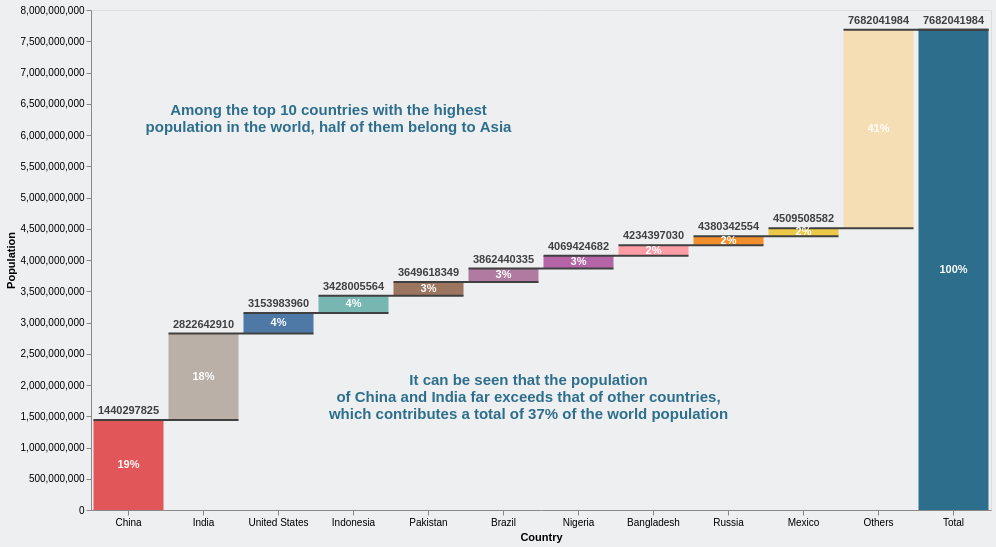

Here is the Vega-Lite specification saved for this chart:
### Vega-Lite specification from a JSON file in a GitHub repository (floating-point values rounded to 4 significant figures)
{"$schema": "https://vega.github.io/schema/vega-lite/v5.json", "data": {"values": [{"label": "China", "amount": 1440297825, "percentage": 0.1875, "continent": "Asia"}, {"label": "India", "amount": 1382345085, "percentage": 0.1799, "continent": "Asia"}, {"label": "United States", "amount": 331341050, "percentage": 0.04313, "continent": "North America"}, {"label": "Indonesia", "amount": 274021604, "percentage": 0.03567, "continent": "Asia"}, {"label": "Pakistan", "amount": 221612785, "percentage": 0.02885, "continent": "Asia"}, {"label": "Brazil", "amount": 212821986, "percentage": 0.0277, "continent": "South America"}, {"label": "Nigeria", "amount": 206984347, "percentage": 0.02694, "continent": "Africa"}, {"label": "Bangladesh", "amount": 164972348, "percentage": 0.02148, "continent": "Asia"}, {"label": "Russia", "amount": 145945524, "percentage": 0.019, "continent": "Europe"}, {"label": "Mexico", "amount": 129166028, "percentage": 0.01681, "continent": "North America"}, {"label": "Others", "amount": 3172533402, "percentage": 0.413, "continent": "All"}, {"label": "Total", "amount": 0, "percentage": 1.0, "continent": "None"}]}, "width": 900, "height": 500, "transform": [{"window": [{"op": "sum", "field": "amount", "as": "sum"}]}, {"window": [{"op": "lead", "field": "label", "as": "lead"}]}, {"calculate": "datum.lead === null ? datum.label : datum.lead", "as": "lead"}, {"calculate": "datum.label === 'Total' ? 0 : datum.sum - datum.amount", "as": "previous_sum"}, {"calculate": "datum.label === 'Total' ? datum.sum : datum.amount", "as": "amount"}, {"calculate": "(datum.label !== 'Total' && datum.amount > 0 ? '+' : '') + datum.amount", "as": "text_amount"}, {"calculate": "(datum.sum + datum.previous_sum) / 2", "as": "center"}, {"calculate": "datum.sum < datum.previous_sum ? datum.sum : ''", "as": "sum_dec"}, {"calculate": "datum.sum > datum.previous_sum ? datum.sum : ''", "as": "sum_inc"}], "encoding": {"x": {"field": "label", "type": "ordinal", "sort": null, "axis": {"labelAngle": 0, "title": "Country"}}}, "layer": [{"params": [{"name": "hover", "select": {"type": "point", "on": "mouseover"}}], "mark": {"type": "bar", "size": 70}, "encoding": {"y": {"field": "previous_sum", "type": "quantitative", "title": "Population", "axis": {"grid": false}}, "y2": {"field": "sum"}, "color": {"field": "label", "type": "nominal", "scale": {"domain": ["Bangladesh", "Brazil", "China", "Indonesia", "India", "Mexico", "Nigeria", "Pakistan", "Russia", "United States", "Others", "Total"], "range": ["#FF9DA7", "#B07AA1", "#E15759 ", "#76B7B2", "#BAB0A7", "#EDC948", "#B565A7", "#9C755F", "#F28E2B", "#4E79A7", "#F5DEB3", "#2E6E8D"]}, "legend": null}, "tooltip": [{"field": "label", "type": "nominal", "title": "Country"}, {"field": "amount", "type": "quantitative", "title": "Population"}, {"field": "percentage", "type": "quantitative", "title": "Percentage", "format": ".0%"}, {"field": "continent", "type": "nominal", "title": "Continent"}], "strokeWidth": {"condition": [{"param": "hover", "empty": false, "value": 1}], "value": 0.3}, "opacity": {"condition": {"param": "hover", "value": 1}, "value": 0.7}}}, {"mark": {"type": "rule", "color": "#404040", "opacity": 1, "strokeWidth": 2, "xOffset": -35, "x2Offset": 35}, "encoding": {"x2": {"field": "lead"}, "y": {"field": "sum", "type": "quantitative"}}}, {"mark": {"type": "text", "dy": -4, "baseline": "bottom"}, "encoding": {"y": {"field": "sum_inc", "type": "quantitative"}, "text": {"field": "sum_inc", "type": "nominal"}}}, {"mark": {"type": "text", "dy": 4, "baseline": "top"}, "encoding": {"y": {"field": "sum_dec", "type": "quantitative"}, "text": {"field": "sum_dec", "type": "nominal"}}}, {"mark": {"type": "text", "fontWeight": "bold", "baseline": "middle"}, "encoding": {"y": {"field": "center", "type": "quantitative"}, "text": {"field": "percentage", "type": "quantitative", "format": ".0%"}, "color": {"condition": [{"test": "datum.label === 'Total'", "value": "white"}], "value": "white"}}}, {"transform": [{"filter": "datum.label == 'China'"}, {"calculate": "'Among the top 10 countries with the highest; population in the world, half of them belong to Asia'", "as": "text_annotation_raw"}, {"calculate": "split(datum.text_annotation_raw,';')", "as": "text_annotation"}], "mark": {"type": "text", "fontWeight": "bold", "dx": 200, "dy": -150}, "encoding": {"text": {"field": "text_annotation"}, "color": {"value": "#2E6E8D"}, "size": {"value": 15}}}, {"transform": [{"filter": "datum.label == 'China'"}, {"calculate": "'It can be seen that the population ; of China and India far exceeds that of other countries,; which contributes a total of 37% of the world population'", "as": "text_annotation_raw"}, {"calculate": "split(datum.text_annotation_raw,';')", "as": "text_annotation"}], "mark": {"type": "text", "fontWeight": "bold", "dx": 400, "dy": 120}, "encoding": {"text": {"field": "text_annotation"}, "color": {"value": "#2E6E8D"}, "size": {"value": 15}}}], "config": {"text": {"fontWeight": "bold", "color": "#404040"}, "background": "#EDEFF0"}}
